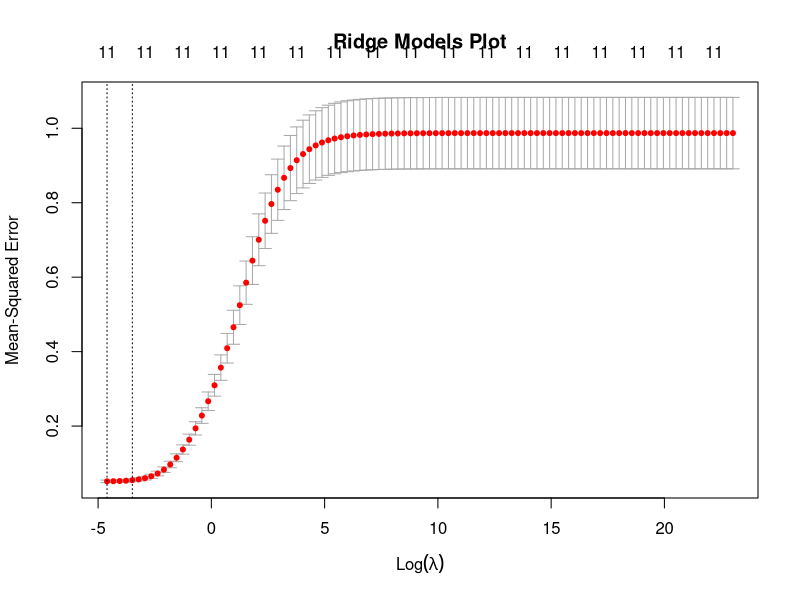

The R source for this figure:
library(glmnet)

# read in data
train_data <- read.csv("data/train-data.csv")
test_data <- read.csv("data/test-data.csv")
full_data <- read.csv("data/scaled-credit.csv")

### TRAIN ###
train_x <- as.matrix(train_data)[,c(-1,-13)]
train_y <- train_data$Balance
grid <- 10^seq(10, -2, length = 100)
set.seed(100)
ridge.mod <- cv.glmnet(train_x, train_y, intercept = FALSE, standardize = FALSE, lambda = grid, alpha = 0)

# save plot
png("images/ridge-models-plot.png")
plot(ridge.mod, main = "Ridge Models Plot")
dev.off()

# model selection
min_lambda <- ridge.mod$lambda.min
best_fit <- glmnet(train_x, train_y, intercept = FALSE, standardize = FALSE, lambda = min_lambda, alpha = 0)

### TEST ###
test_x <- as.matrix(test_data)[,c(-1,-13)]
target_y <- test_data$Balance
# test set prediction -- MSE
ridge.pred <- predict(best_fit, newx = test_x)
ridge_test_mse <- mean((ridge.pred - target_y)^2)

### FULL DATASET ###
full_x <- as.matrix(full_data)[,c(-1,-13)]
full_y <- full_data$Balance

official_fit <- glmnet(full_x, full_y, intercept = FALSE, standardize = FALSE, lambda = min_lambda, alpha = 0)
official_coef <- coef(official_fit)

# save RData
save(ridge.mod, min_lambda, ridge_test_mse, official_coef, file = "data/ridge-models.RData")

